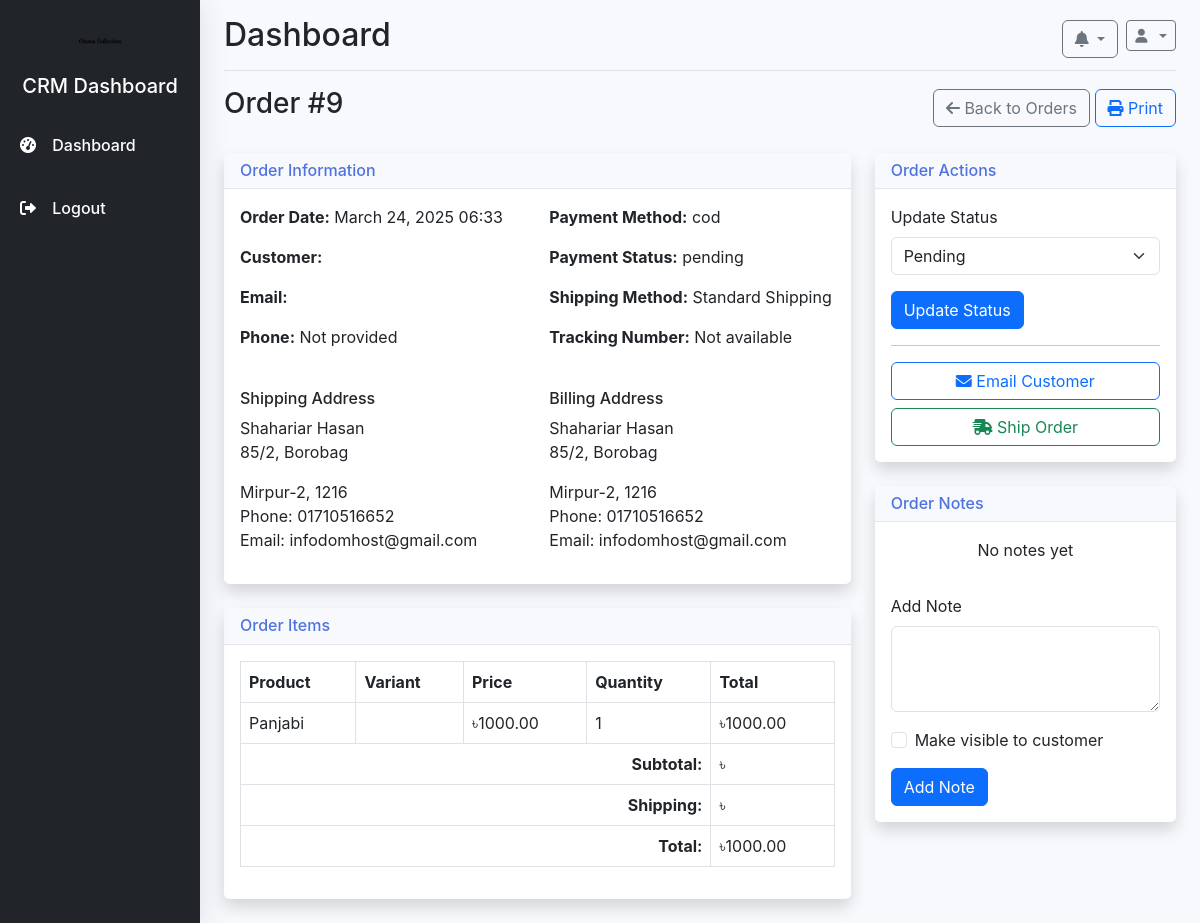
Screenshot of /crm/orders/9/ (signed in) with the database file from the repository.
### orders/models.py (models this page shows, shortened)
class Order(models.Model):
    order_number = models.CharField(max_length=20, unique=True, null=True, blank=True)
    customer = models.ForeignKey(User, on_delete=models.SET_NULL, related_name='orders', null=True, blank=True)
    shipping_address = models.TextField(null=True, blank=True)
    billing_address = models.TextField(blank=True, null=True)
    payment_method = models.CharField(max_length=50, null=True, blank=True)  # Made nullable
    payment_status = models.CharField(max_length=50, default='pending')
    total_amount = models.DecimalField(max_digits=10, decimal_places=2, null=True, blank=True)  # Made nullable
    created_at = models.DateTimeField(auto_now_add=True)
    updated_at = models.DateTimeField(auto_now=True)
    status = models.ForeignKey('crm.OrderStatus', on_delete=models.SET_NULL, null=True, blank=True)
    tracking_number = models.CharField(max_length=100, blank=True, null=True)
    inventory_updated = models.BooleanField(default=False)

class OrderItem(models.Model):
    order = models.ForeignKey(Order, on_delete=models.CASCADE, related_name='items')
    product = models.ForeignKey(Product, on_delete=models.SET_NULL, null=True, blank=True)  # Made nullable
    variant = models.ForeignKey(ProductVariant, on_delete=models.SET_NULL, null=True, blank=True)
    quantity = models.PositiveIntegerField(null=True, blank=True, default=1)  # Made nullable
    price = models.DecimalField(max_digits=10, decimal_places=2, null=True, blank=True)  # Made nullable
    @property
    def total_price(self):
        if self.price is None or self.quantity is None:
            return 0
        return self.price * self.quantity

### products/models.py (models this page shows, shortened)
class Product(models.Model):
    PRODUCT_TYPE_CHOICES = (
        ('simple', 'Simple Product'),
        ('variable', 'Variable Product')
    )
    name = models.CharField(max_length=255)
    slug = models.SlugField(unique=True)
    description = models.TextField()
    category = models.ForeignKey(Category, on_delete=models.CASCADE)
    price = models.DecimalField(max_digits=10, decimal_places=2)
    discount_price = models.DecimalField(max_digits=10, decimal_places=2, null=True, blank=True)
    is_featured = models.BooleanField(default=False)
    is_active = models.BooleanField(default=True)
    created_at = models.DateTimeField(auto_now_add=True)
    updated_at = models.DateTimeField(auto_now=True)
    product_type = models.CharField(max_length=10, choices=PRODUCT_TYPE_CHOICES, default='simple')
    stock_quantity = models.PositiveIntegerField(default=0, null=True, blank=True)
    sku = models.CharField(max_length=100, null=True, blank=True)

### crm/models.py (models this page shows, shortened)
class OrderStatus(models.Model):
    name = models.CharField(max_length=50)
    description = models.TextField(blank=True)
    color_code = models.CharField(max_length=7, default="#808080")  # Hex color code
    is_active = models.BooleanField(default=True)
    sort_order = models.PositiveSmallIntegerField(default=0)
    is_initial = models.BooleanField(default=False)
    is_processing = models.BooleanField(default=False)
    is_completed = models.BooleanField(default=False)
    is_cancelled = models.BooleanField(default=False)
    class Meta:
        verbose_name_plural = "Order Statuses"
        ordering = ['sort_order']

### crm/views.py (the view)
# urls.py: path('orders/<int:order_id>/', views.order_detail, name='order_detail'),
@crm_login_required
def order_detail(request, order_id):
    order = get_object_or_404(Order, id=order_id)
    notes = OrderNote.objects.filter(order=order) if hasattr(order, 'crm_notes') else []
    statuses = OrderStatus.objects.filter(is_active=True)
    context = {
        'order': order,
        'notes': notes,
        'statuses': statuses
    }
    return render(request, 'crm/orders/detail.html', context)

### crm/templates/crm/orders/detail.html (shortened to what this page needs)
{% extends 'crm/base.html' %}
{% load static %}
{% block content %}
<div class="d-flex justify-content-between align-items-center mb-4">
    <h1 class="h3">Order #{{ order.id }}</h1>
    <div>
        <a href="{% url 'crm:order_list' %}" class="btn btn-outline-secondary">
            <i class="fas fa-arrow-left"></i> Back to Orders
        </a>
        <button type="button" class="btn btn-outline-primary" onclick="window.print();">
            <i class="fas fa-print"></i> Print
        </button>
    </div>
</div>
<div class="row">
    <div class="col-lg-8">
        <div class="card shadow mb-4">
            <div class="card-header">
                <h6 class="m-0 font-weight-bold text-primary">Order Information</h6>
            </div>
            <div class="card-body">
                <div class="row mb-4">
                    <div class="col-md-6">
                        <p><strong>Order Date:</strong> {{ order.created_at|date:"F d, Y H:i" }}</p>
                        <p><strong>Customer:</strong> {{ order.customer.user.get_full_name }}</p>
                        <p><strong>Email:</strong> {{ order.customer.user.email }}</p>
                        <p><strong>Phone:</strong> {{ order.customer.user.phone|default:"Not provided" }}</p>
                    </div>
                    <div class="col-md-6">
                        <p><strong>Payment Method:</strong> {{ order.payment_method }}</p>
                        <p><strong>Payment Status:</strong> {{ order.payment_status|default:"Unknown" }}</p>
                        <p><strong>Shipping Method:</strong> {{ order.shipping_method|default:"Standard Shipping" }}</p>
                        <p><strong>Tracking Number:</strong> {{ order.tracking_number|default:"Not available" }}</p>
                    </div>
                </div>
                <div class="row">
                    <div class="col-md-6">
                        <h6 class="font-weight-bold">Shipping Address</h6>
                        <address>
                            {{ order.shipping_address|linebreaks }}
                        </address>
                    </div>
                    <div class="col-md-6">
                        <h6 class="font-weight-bold">Billing Address</h6>
                        <address>
                            {{ order.billing_address|default:order.shipping_address|linebreaks }}
                        </address>
                    </div>
                </div>
            </div>
        </div>
        <div class="card shadow mb-4">
            <div class="card-header">
                <h6 class="m-0 font-weight-bold text-primary">Order Items</h6>
            </div>
            <div class="card-body">
                <div class="table-responsive">
                    <table class="table table-bordered">
                        <thead>
                            <tr>
                                <th>Product</th>
                                <th>Variant</th>
                                <th>Price</th>
                                <th>Quantity</th>
                                <th>Total</th>
                            </tr>
                        </thead>
                        <tbody>
                            {% for item in order.items.all %}
                            <tr>
                                <td>
                                    {{ item.product.name }}
                                </td>
                                <td>
                                </td>
                                <td>৳{{ item.price|floatformat:2 }}</td>
                                <td>{{ item.quantity }}</td>
                                <td>৳{{ item.total_price|floatformat:2 }}</td>
                            </tr>
                            {% endfor %}
                        </tbody>
                        <tfoot>
                            <tr>
                                <td colspan="4" class="text-end"><strong>Subtotal:</strong></td>
                                <td>৳{{ order.subtotal|floatformat:2 }}</td>
                            </tr>
                            <tr>
                                <td colspan="4" class="text-end"><strong>Shipping:</strong></td>
                                <td>৳{{ order.shipping_cost|floatformat:2 }}</td>
                            </tr>
                            <tr>
                                <td colspan="4" class="text-end"><strong>Total:</strong></td>
                                <td>৳{{ order.total_amount|floatformat:2 }}</td>
                            </tr>
                        </tfoot>
                    </table>
                </div>
            </div>
        </div>
    </div>
    <div class="col-lg-4">
        <div class="card shadow mb-4">
            <div class="card-header">
                <h6 class="m-0 font-weight-bold text-primary">Order Actions</h6>
            </div>
            <div class="card-body">
                <form action="{% url 'crm:update_order_status' order.id %}" method="post">
                    <div class="mb-3">
                        <label for="status" class="form-label">Update Status</label>
                        <select class="form-select" id="status" name="status">
                            {% for status in statuses %}
                            <option value="{{ status.id }}" {% if order.status.id == status.id %}selected{% endif %}>
                                {{ status.name }}
                            </option>
                            {% endfor %}
                        </select>
                    </div>
                    <button type="submit" class="btn btn-primary">Update Status</button>
                </form>
                <hr>
                <div class="d-grid gap-2">
                    <button type="button" class="btn btn-outline-primary" data-bs-toggle="modal" data-bs-target="#emailCustomerModal">
                        <i class="fas fa-envelope"></i> Email Customer
                    </button>
                    <button type="button" class="btn btn-outline-success" data-bs-toggle="modal" data-bs-target="#shipOrderModal">
                        <i class="fas fa-shipping-fast"></i> Ship Order
                    </button>
                </div>
            </div>
        </div>
        <div class="card shadow mb-4">
            <div class="card-header">
                <h6 class="m-0 font-weight-bold text-primary">Order Notes</h6>
            </div>
            <div class="card-body">
                <div class="notes-container mb-3" style="max-height: 300px; overflow-y: auto;">
                    {% for note in notes %}
                    <div class="note mb-3 p-3 {% if note.is_customer_visible %}bg-light{% else %}bg-warning-light{% endif %} rounded">
                        <div class="d-flex justify-content-between">
                            <span class="text-primary fw-bold">{{ note.user }}</span>
                            <small class="text-muted">{{ note.created_at|date:"M d, Y H:i" }}</small>
                        </div>
                        <p class="mb-0 mt-2">{{ note.note }}</p>
                        {% if note.is_customer_visible %}
                        <div class="mt-2 text-success">
                            <i class="fas fa-eye"></i> Visible to customer
                        </div>
                        {% else %}
                        <div class="mt-2 text-danger">
                            <i class="fas fa-eye-slash"></i> Internal note
                        </div>
                        {% endif %}
                    </div>
                    {% empty %}
                    <p class="text-center">No notes yet</p>
                    {% endfor %}
                </div>
                <form action="{% url 'crm:add_order_note' order.id %}" method="post">
                    <div class="mb-3">
                        <label for="note" class="form-label">Add Note</label>
                        <textarea class="form-control" id="note" name="note" rows="3" required></textarea>
                    </div>
                    <div class="form-check mb-3">
                        <input class="form-check-input" type="checkbox" id="is_customer_visible" name="is_customer_visible">
                        <label class="form-check-label" for="is_customer_visible">
                            Make visible to customer
                        </label>
                    </div>
                    <button type="submit" class="btn btn-primary">Add Note</button>
                </form>
            </div>
        </div>
    </div>
</div>
{% endblock %}

### crm/static/crm/css/style.css (style rules this page uses)
body { font-family: 'Nunito', -apple-system, BlinkMacSystemFont, "Segoe UI", Roboto, "Helvetica Neue", Arial, sans-serif; background-color: #f8f9fc; }
.card { border: none; box-shadow: 0 0.15rem 1.75rem 0 rgba(58, 59, 69, 0.1); border-radius: 0.35rem; }
.card-header { background-color: #f8f9fc; border-bottom: 1px solid #e3e6f0; }
.text-primary { color: #4e73df !important; }
.table-responsive { overflow-x: auto; }

### rows the page displays
Order: id "9", created_at "March 24, 2025 06:33", customer.user.phone "Not provided", payment_method "cod", payment_status "pending", tracking_number "Not available", shipping_address "Shahariar Hasan 85/2, Borobag Mirpur-2, 1216 Phone: 01710516652 Email: infodomhost@gmail.com", billing_address "Shahariar Hasan 85/2, Borobag Mirpur-2, 1216 Phone: 01710516652 Email: infodomhost@gmail.com", total_amount "1000.00", status "Pending"
OrderItem: product.name "Panjabi", price "1000.00", quantity "1", total_price "1000.00"

### other values shown
{{ order.shipping_method|default:"Standard Shipping" }} "Standard Shipping"
